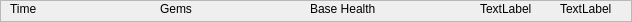
<?xml version="1.0" encoding="UTF-8"?>
<ui version="4.0">
 <class>Stats</class>
 <widget class="QFrame" name="Stats">
  <property name="geometry">
   <rect>
    <x>0</x>
    <y>0</y>
    <width>632</width>
    <height>22</height>
   </rect>
  </property>
  <property name="windowTitle">
   <string>Frame</string>
  </property>
  <property name="frameShape">
   <enum>QFrame::StyledPanel</enum>
  </property>
  <property name="frameShadow">
   <enum>QFrame::Raised</enum>
  </property>
  <widget class="QLabel" name="label">
   <property name="geometry">
    <rect>
     <x>10</x>
     <y>0</y>
     <width>66</width>
     <height>17</height>
    </rect>
   </property>
   <property name="text">
    <string>Time</string>
   </property>
  </widget>
  <widget class="QLabel" name="label_2">
   <property name="geometry">
    <rect>
     <x>160</x>
     <y>0</y>
     <width>66</width>
     <height>17</height>
    </rect>
   </property>
   <property name="text">
    <string>Gems</string>
   </property>
  </widget>
  <widget class="QLabel" name="label_3">
   <property name="geometry">
    <rect>
     <x>310</x>
     <y>0</y>
     <width>91</width>
     <height>17</height>
    </rect>
   </property>
   <property name="text">
    <string>Base Health</string>
   </property>
  </widget>
  <widget class="QLabel" name="label_4">
   <property name="geometry">
    <rect>
     <x>480</x>
     <y>0</y>
     <width>66</width>
     <height>17</height>
    </rect>
   </property>
   <property name="text">
    <string>TextLabel</string>
   </property>
  </widget>
  <widget class="QLabel" name="time_label">
   <property name="geometry">
    <rect>
     <x>80</x>
     <y>0</y>
     <width>66</width>
     <height>17</height>
    </rect>
   </property>
   <property name="text">
    <string/>
   </property>
  </widget>
  <widget class="QLabel" name="gem_label">
   <property name="geometry">
    <rect>
     <x>220</x>
     <y>0</y>
     <width>66</width>
     <height>17</height>
    </rect>
   </property>
   <property name="text">
    <string/>
   </property>
  </widget>
  <widget class="QLabel" name="hp_label">
   <property name="geometry">
    <rect>
     <x>400</x>
     <y>0</y>
     <width>66</width>
     <height>17</height>
    </rect>
   </property>
   <property name="text">
    <string/>
   </property>
  </widget>
  <widget class="QLabel" name="label_8">
   <property name="geometry">
    <rect>
     <x>560</x>
     <y>0</y>
     <width>66</width>
     <height>17</height>
    </rect>
   </property>
   <property name="text">
    <string>TextLabel</string>
   </property>
  </widget>
 </widget>
 <resources/>
 <connections/>
</ui>
